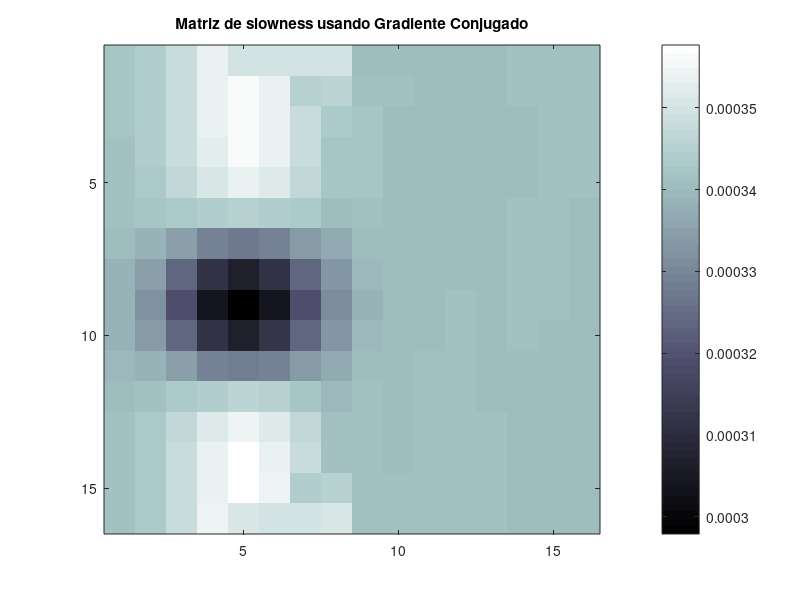
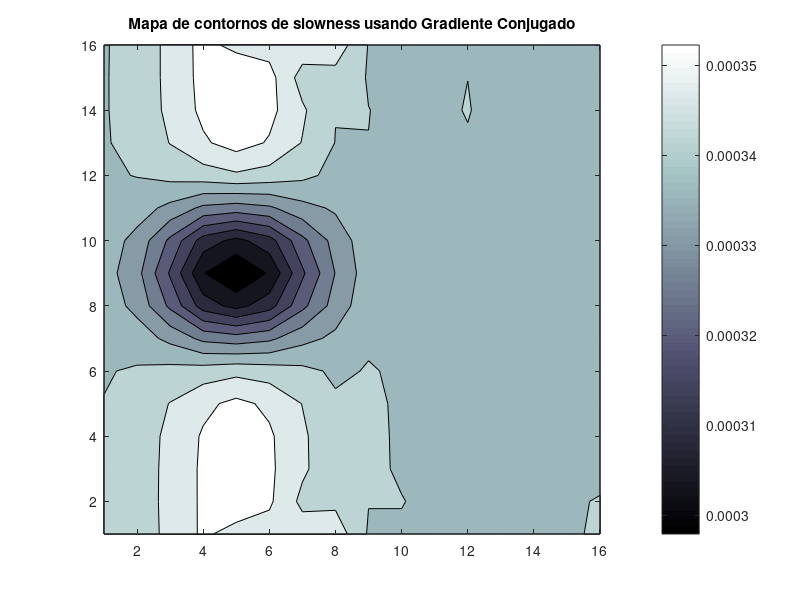
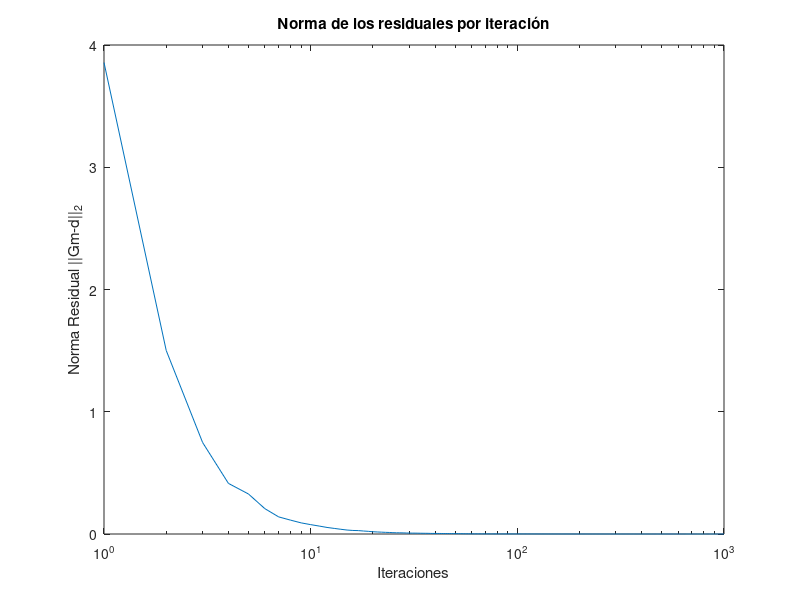
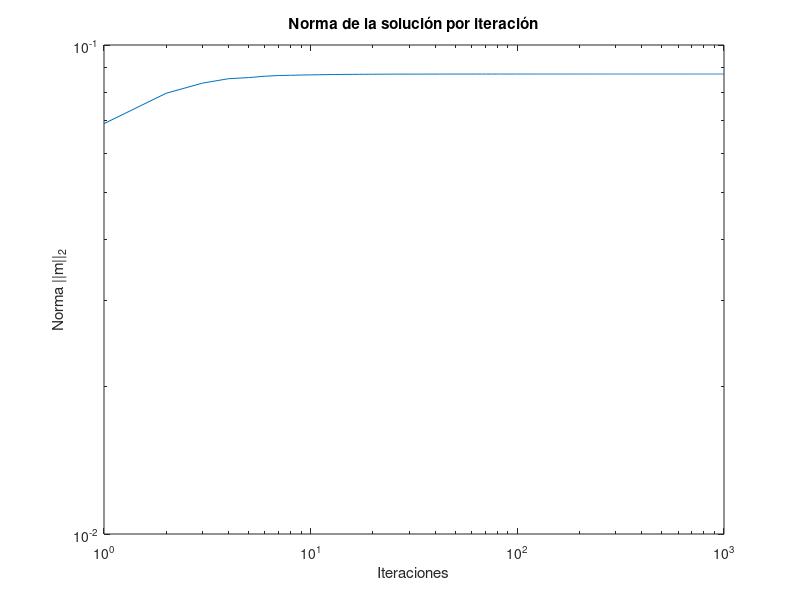

These charts were generated, in order, by the following MATLAB code:
close all
clear all
clc
load ('jitorres_crosswell.mat')
sigma=0.5;
tic
for i=1:256
v(i)=1/sigma ;
end
%Matriz
W=diag(v,0);
Gw=W*G;
dw=W*dn;
%Algoritmo gradiente-mínimos cuadrados
k=0;
m=zeros(256,1);
p=zeros(256,1);
beta=0;
s=-dw;
r=Gw'*s;
for k=1:1000
    p=-r+beta*p;
    alfa= (norm(r)*norm(r))/((p'*Gw')*(Gw*p));
    m=m+alfa*p;
    s=s+alfa*Gw*p;
    r_old=r;
    r=Gw'*s;
    beta=(norm(r)*norm(r))/(norm(r_old)*norm(r_old));
    res(k)=norm(((Gw*m)-dw));
    res1(k)=norm(m,1);
end
toc
figure, imagesc(reshape(m,16,16))
title('Matriz de slowness usando Gradiente Conjugado')
colormap bone
colorbar
figure, contourf(reshape(m,16,16))
title('Mapa de contornos de slowness usando Gradiente Conjugado')
colormap bone
colorbar
figure, semilogx(res)
title('Norma de los residuales por iteración')
xlabel('Iteraciones')
ylabel('Norma Residual ||Gm-d||_2')
figure, loglog(res1)
title('Norma de la solución por iteración')
xlabel('Iteraciones')
ylabel('Norma ||m||_2')

